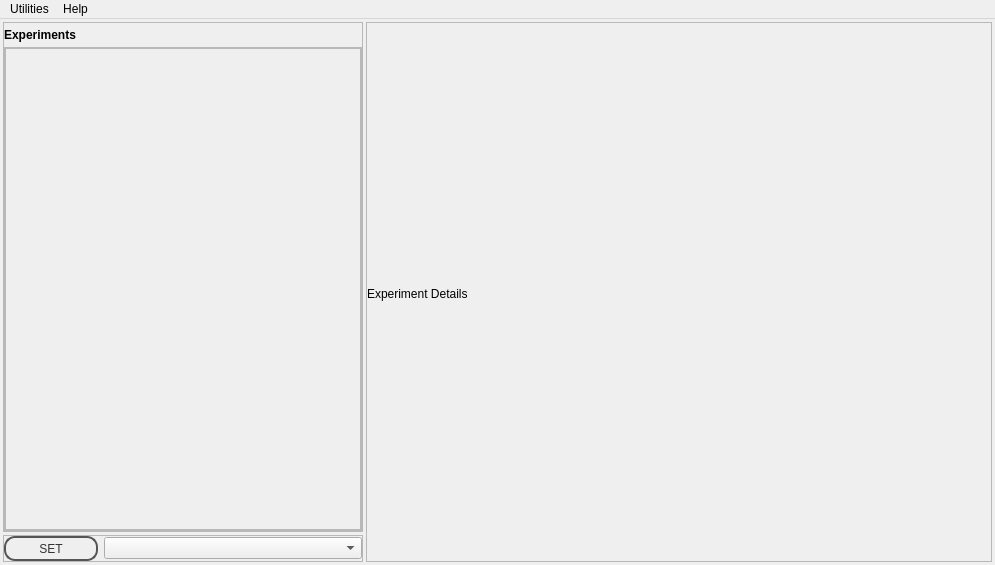
<?xml version="1.0" encoding="UTF-8"?>
<ui version="4.0">
 <class>MainWindow</class>
 <widget class="QMainWindow" name="MainWindow">
  <property name="geometry">
   <rect>
    <x>0</x>
    <y>0</y>
    <width>995</width>
    <height>565</height>
   </rect>
  </property>
  <property name="windowTitle">
   <string>vLabtool: Control Panel</string>
  </property>
  <property name="styleSheet">
   <string notr="true">QPushButton {
color: #333;
border: 2px solid #555;
border-radius: 11px;
padding: 5px;
background: qradialgradient(cx: 0.3, cy: -0.4,
fx: 0.3, fy: -0.4,
radius: 1.35, stop: 0 #fff, stop: 1 #888);
min-width: 80px;
}

QPushButton:pressed {
background: qradialgradient(cx: 0.4, cy: -0.1,
fx: 0.4, fy: -0.1,
radius: 1.35, stop: 0 #fff, stop: 1 #ddd);
}

QFrame.PeripheralCollection{
border-top-left-radius: 5px;
border-top-right-radius: 5px;
border: 1px solid black;
background: qlineargradient(x1: 0, y1: 0, x2: 0, y2: 1,
stop: 0 #6af, stop: 0.1 #689);
}
QFrame.PeripheralCollection QLabel {
color: white;
font-weight: bold;
}

QFrame.PeripheralCollectionInner {
background: qlineargradient(x1: 0, y1: 0, x2: 0, y2: 1,
stop: 0 #abe, stop: 0.7 #aba);
border: none;
border-top: 1px solid black;
}

QFrame.PeripheralCollectionInner QLabel{
color: black;
}

QWidget.PeripheralCollectionInner {
background: qlineargradient(x1: 0, y1: 0, x2: 0, y2: 1,
stop: 0 #abe, stop: 0.7 #aba);
border: none;
border-top: 1px solid black;
}



QWidget.PeripheralCollectionInner {
background: qlineargradient(x1: 0, y1: 0, x2: 0, y2: 1,
stop: 0 #abe, stop: 0.7 #aba);
border: none;
border-top: 1px solid black;
}

QWidget.PeripheralCollectionInner QLabel{
color: black;
}

#SCF2,#SCF1
{
background: qlineargradient(x1: 0, y1: 0, x2: 0, y2: 1,
stop: 0 #abe, stop: 0.7 #aba);
}




</string>
  </property>
  <widget class="QWidget" name="centralwidget">
   <property name="styleSheet">
    <string notr="true"/>
   </property>
   <layout class="QHBoxLayout" name="horizontalLayout_2">
    <property name="spacing">
     <number>3</number>
    </property>
    <property name="margin">
     <number>3</number>
    </property>
    <item>
     <layout class="QVBoxLayout" name="verticalLayout">
      <item>
       <widget class="QFrame" name="experimentFrameOuter">
        <property name="sizePolicy">
         <sizepolicy hsizetype="Preferred" vsizetype="Preferred">
          <horstretch>0</horstretch>
          <verstretch>0</verstretch>
         </sizepolicy>
        </property>
        <property name="minimumSize">
         <size>
          <width>360</width>
          <height>0</height>
         </size>
        </property>
        <property name="maximumSize">
         <size>
          <width>360</width>
          <height>16777215</height>
         </size>
        </property>
        <property name="styleSheet">
         <string notr="true"/>
        </property>
        <property name="frameShape">
         <enum>QFrame::StyledPanel</enum>
        </property>
        <property name="frameShadow">
         <enum>QFrame::Raised</enum>
        </property>
        <property name="class" stdset="0">
         <string>PeripheralCollection</string>
        </property>
        <layout class="QVBoxLayout" name="verticalLayout_5">
         <property name="spacing">
          <number>5</number>
         </property>
         <property name="leftMargin">
          <number>0</number>
         </property>
         <property name="topMargin">
          <number>5</number>
         </property>
         <property name="rightMargin">
          <number>0</number>
         </property>
         <property name="bottomMargin">
          <number>0</number>
         </property>
         <item>
          <widget class="QLabel" name="label_4">
           <property name="sizePolicy">
            <sizepolicy hsizetype="Preferred" vsizetype="Maximum">
             <horstretch>0</horstretch>
             <verstretch>0</verstretch>
            </sizepolicy>
           </property>
           <property name="font">
            <font>
             <weight>75</weight>
             <bold>true</bold>
            </font>
           </property>
           <property name="text">
            <string>Experiments</string>
           </property>
          </widget>
         </item>
         <item>
          <widget class="QScrollArea" name="scrollArea_4">
           <property name="sizePolicy">
            <sizepolicy hsizetype="Preferred" vsizetype="Expanding">
             <horstretch>0</horstretch>
             <verstretch>0</verstretch>
            </sizepolicy>
           </property>
           <property name="styleSheet">
            <string notr="true"/>
           </property>
           <property name="widgetResizable">
            <bool>true</bool>
           </property>
           <widget class="QWidget" name="SCF1">
            <property name="geometry">
             <rect>
              <x>0</x>
              <y>0</y>
              <width>356</width>
              <height>466</height>
             </rect>
            </property>
            <property name="styleSheet">
             <string notr="true"/>
            </property>
            <property name="class" stdset="0">
             <string>PeripheralCollectionInner</string>
            </property>
            <layout class="QGridLayout" name="gridLayout_5">
             <property name="margin">
              <number>0</number>
             </property>
             <property name="spacing">
              <number>0</number>
             </property>
             <item row="0" column="0">
              <widget class="QFrame" name="frame_5">
               <property name="frameShape">
                <enum>QFrame::StyledPanel</enum>
               </property>
               <property name="frameShadow">
                <enum>QFrame::Raised</enum>
               </property>
               <layout class="QGridLayout" name="gridLayout_7">
                <property name="leftMargin">
                 <number>0</number>
                </property>
                <property name="topMargin">
                 <number>5</number>
                </property>
                <property name="rightMargin">
                 <number>0</number>
                </property>
                <property name="bottomMargin">
                 <number>0</number>
                </property>
                <property name="spacing">
                 <number>5</number>
                </property>
                <item row="0" column="0">
                 <layout class="QGridLayout" name="ExperimentLayout">
                  <property name="margin">
                   <number>5</number>
                  </property>
                  <property name="spacing">
                   <number>7</number>
                  </property>
                 </layout>
                </item>
               </layout>
              </widget>
             </item>
            </layout>
           </widget>
          </widget>
         </item>
        </layout>
       </widget>
      </item>
      <item>
       <widget class="QFrame" name="frame_2">
        <property name="sizePolicy">
         <sizepolicy hsizetype="Preferred" vsizetype="Maximum">
          <horstretch>0</horstretch>
          <verstretch>0</verstretch>
         </sizepolicy>
        </property>
        <property name="minimumSize">
         <size>
          <width>360</width>
          <height>0</height>
         </size>
        </property>
        <property name="maximumSize">
         <size>
          <width>360</width>
          <height>16777215</height>
         </size>
        </property>
        <property name="frameShape">
         <enum>QFrame::StyledPanel</enum>
        </property>
        <property name="frameShadow">
         <enum>QFrame::Raised</enum>
        </property>
        <layout class="QHBoxLayout" name="horizontalLayout">
         <property name="margin">
          <number>0</number>
         </property>
         <item>
          <widget class="QPushButton" name="pushButton">
           <property name="minimumSize">
            <size>
             <width>94</width>
             <height>0</height>
            </size>
           </property>
           <property name="maximumSize">
            <size>
             <width>50</width>
             <height>25</height>
            </size>
           </property>
           <property name="text">
            <string>SET</string>
           </property>
          </widget>
         </item>
         <item>
          <widget class="QComboBox" name="deviceCombo"/>
         </item>
        </layout>
       </widget>
      </item>
     </layout>
    </item>
    <item>
     <widget class="QFrame" name="helpFrameOuter">
      <property name="sizePolicy">
       <sizepolicy hsizetype="Expanding" vsizetype="Preferred">
        <horstretch>0</horstretch>
        <verstretch>0</verstretch>
       </sizepolicy>
      </property>
      <property name="frameShape">
       <enum>QFrame::StyledPanel</enum>
      </property>
      <property name="frameShadow">
       <enum>QFrame::Raised</enum>
      </property>
      <property name="class" stdset="0">
       <string>PeripheralCollection</string>
      </property>
      <layout class="QVBoxLayout" name="verticalLayout_2">
       <property name="spacing">
        <number>5</number>
       </property>
       <property name="leftMargin">
        <number>0</number>
       </property>
       <property name="topMargin">
        <number>4</number>
       </property>
       <property name="rightMargin">
        <number>0</number>
       </property>
       <property name="bottomMargin">
        <number>0</number>
       </property>
       <item>
        <widget class="QLabel" name="helpTitle">
         <property name="sizePolicy">
          <sizepolicy hsizetype="Preferred" vsizetype="Maximum">
           <horstretch>0</horstretch>
           <verstretch>0</verstretch>
          </sizepolicy>
         </property>
         <property name="text">
          <string>Experiment Details</string>
         </property>
        </widget>
       </item>
       <item>
        <layout class="QVBoxLayout" name="helpLayout"/>
       </item>
      </layout>
     </widget>
    </item>
   </layout>
  </widget>
  <widget class="QMenuBar" name="menubar">
   <property name="geometry">
    <rect>
     <x>0</x>
     <y>0</y>
     <width>995</width>
     <height>25</height>
    </rect>
   </property>
   <widget class="QMenu" name="menuUtilities">
    <property name="title">
     <string>Utilities</string>
    </property>
    <addaction name="actionIPython_Console"/>
    <addaction name="actionReset_Device"/>
   </widget>
   <widget class="QMenu" name="menuHelp">
    <property name="title">
     <string>Help</string>
    </property>
    <addaction name="actionIPython"/>
   </widget>
   <addaction name="menuUtilities"/>
   <addaction name="menuHelp"/>
  </widget>
  <action name="actionIPython_Console">
   <property name="text">
    <string>iPython Console</string>
   </property>
  </action>
  <action name="actionIPython">
   <property name="text">
    <string>iPython Console</string>
   </property>
  </action>
  <action name="actionReset_Device">
   <property name="text">
    <string>Reset Device</string>
   </property>
  </action>
 </widget>
 <resources/>
 <connections>
  <connection>
   <sender>pushButton</sender>
   <signal>clicked()</signal>
   <receiver>MainWindow</receiver>
   <slot>selectDevice()</slot>
   <hints>
    <hint type="sourcelabel">
     <x>89</x>
     <y>558</y>
    </hint>
    <hint type="destinationlabel">
     <x>294</x>
     <y>328</y>
    </hint>
   </hints>
  </connection>
  <connection>
   <sender>actionIPython_Console</sender>
   <signal>triggered()</signal>
   <receiver>MainWindow</receiver>
   <slot>addConsole()</slot>
   <hints>
    <hint type="sourcelabel">
     <x>-1</x>
     <y>-1</y>
    </hint>
    <hint type="destinationlabel">
     <x>499</x>
     <y>282</y>
    </hint>
   </hints>
  </connection>
  <connection>
   <sender>actionIPython</sender>
   <signal>triggered()</signal>
   <receiver>MainWindow</receiver>
   <slot>ipythonHelp()</slot>
   <hints>
    <hint type="sourcelabel">
     <x>-1</x>
     <y>-1</y>
    </hint>
    <hint type="destinationlabel">
     <x>499</x>
     <y>282</y>
    </hint>
   </hints>
  </connection>
  <connection>
   <sender>actionReset_Device</sender>
   <signal>triggered()</signal>
   <receiver>MainWindow</receiver>
   <slot>resetDevice()</slot>
   <hints>
    <hint type="sourcelabel">
     <x>-1</x>
     <y>-1</y>
    </hint>
    <hint type="destinationlabel">
     <x>499</x>
     <y>282</y>
    </hint>
   </hints>
  </connection>
 </connections>
 <slots>
  <slot>run_exp()</slot>
  <slot>selectDevice()</slot>
  <slot>addConsole()</slot>
  <slot>ipythonHelp()</slot>
  <slot>resetDevice()</slot>
 </slots>
</ui>
